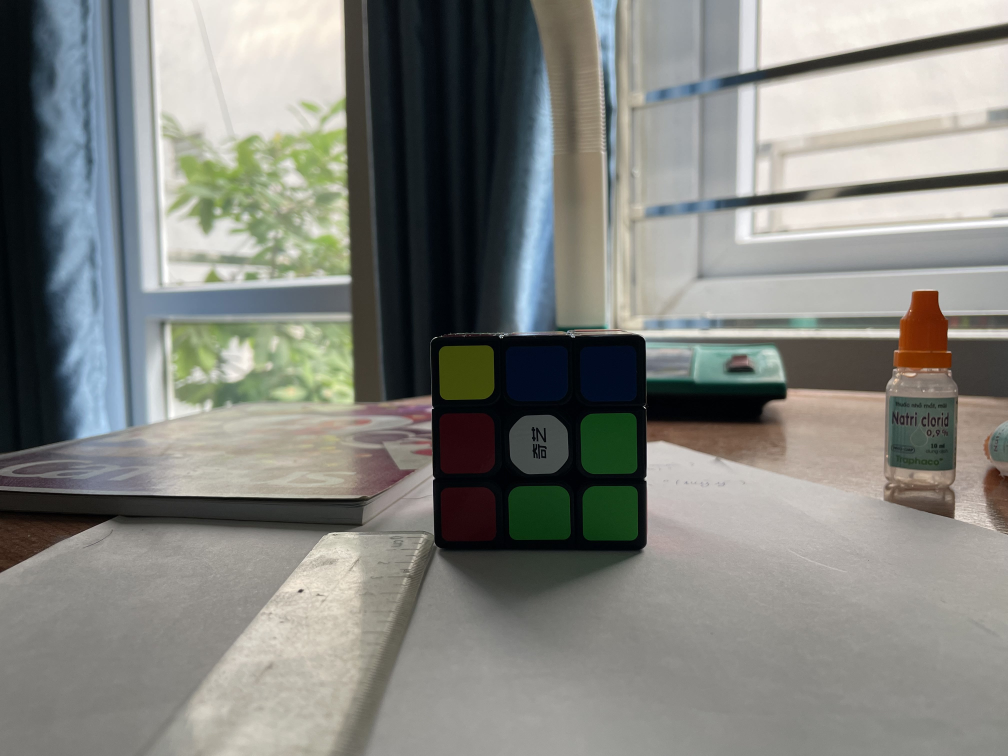
#> input picture images/worst_rubik.jpeg, 4032 x 3024 px (shown at 1/4 size)
$ python test_img.py   (older library calls are emulated)
#> lines starting #> are read from the running program, lines starting #| are printed output that depends on the picture; after the words box and inside, x2 and y2 are one past the last pixel; in counts of white or black regions, pixels touching at a corner belong together
#> further down, img is the input picture: shape (3024, 4032, 3); mean B, G, R 127.1, 132, 130.7
### test_detect_cube.py
import cv2
import sys
import time
import math
import numpy as np
import random as rng
from scipy import stats


#make frame easier to detect cube
def captureFrame(frame):
    # preprocessing frame
    gray = cv2.cvtColor(frame,cv2.COLOR_BGR2GRAY)
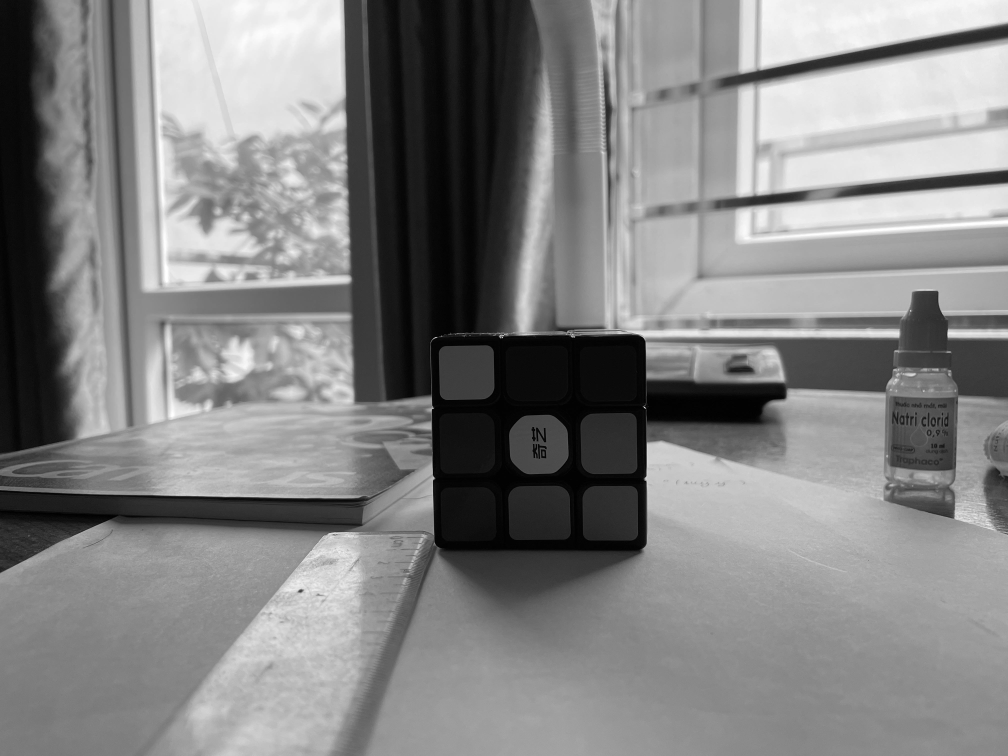
#> gray: shape (3024, 4032) (shown at 1/4 size); min 0, max 255, mean 131.1
    blur = cv2.bilateralFilter(gray, 5, 75, 75)
    canny = cv2.Canny(blur, 20, 40, 3)
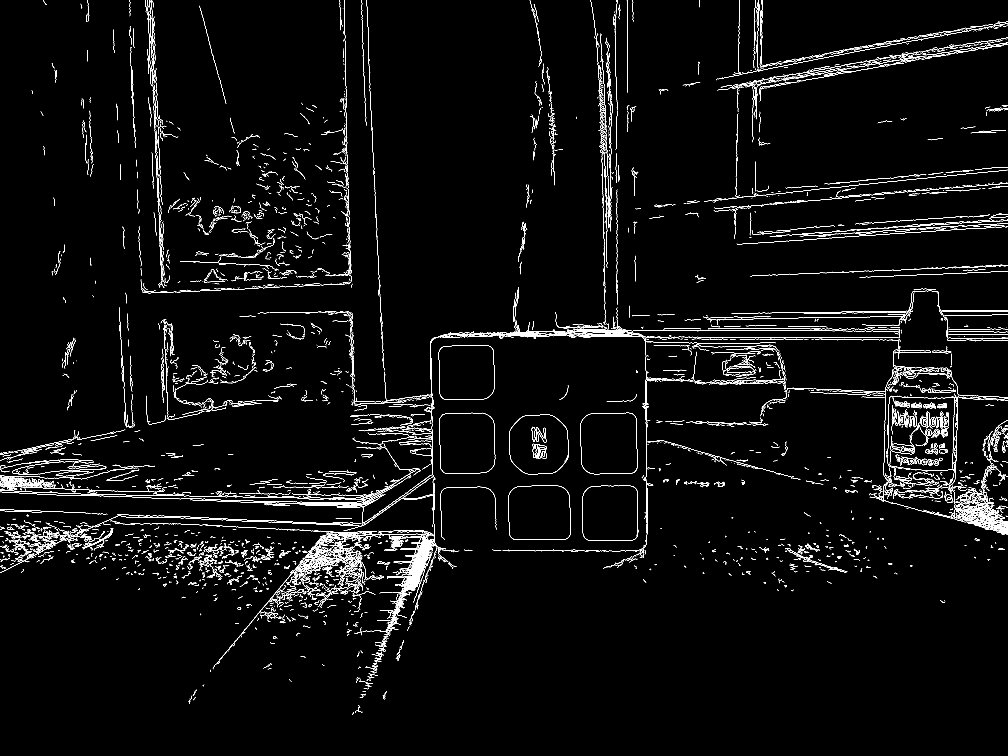
#> canny: shape (3024, 4032) (shown at 1/4 size); 1.7% white in thin lines or dots
    dilate = cv2.dilate(canny, (7,7), iterations = 6)
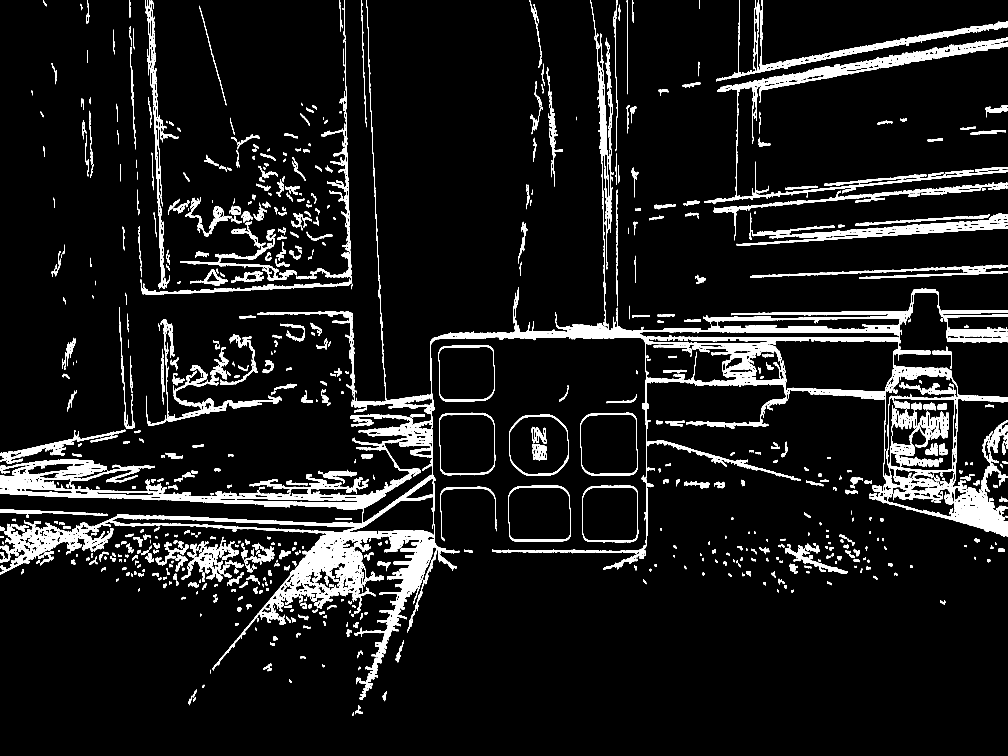
#> dilate: shape (3024, 4032) (shown at 1/4 size); 7.8% white; 1358 white regions (95 under 20 px)
    BlobContours = []
    #cv2.imwrite()
    findBlob(dilate, BlobContours)
    if (len(BlobContours) != 0):
        BlobContours = sorted(BlobContours, key = lambda cnt: cv2.boundingRect(cnt)[0] * 100
                          + cv2.boundingRect(cnt)[1] * 500)
    drawRectangleforBlob(frame, BlobContours)
    getColorforBlob(frame, BlobContours)

# find 9 blobs of a face of a cube in an order
def findBlob(dilate, BlobContours):
    # cv2.RETR_TREE: contour with this [Next, Previous, First_Child, Parent]
    # cv2.CHAIN_APPROX_SIMPLE: find 4 points of the bounding box of contour, instead of 1000 points
    try:
         _, contours, hierarchy = cv2.findContours(dilate,cv2.RETR_TREE,cv2.CHAIN_APPROX_SIMPLE)
#> contours = 4134 contours, 2249 with area under 20; largest, box (x1, y1, x2, y2) and area: (0, 1705, 1837, 2730) 259968, (1752, 1171, 4032, 2146) 209676, (2321, 1651, 2550, 1903) 54056, (2033, 1942, 2283, 2166) 52804, (1757, 1651, 1981, 1902) 52461
    except:
         contours, hierarchy = cv2.findContours(dilate,cv2.RETR_TREE,cv2.CHAIN_APPROX_SIMPLE)
    for i in range(len(contours)):
        area = cv2.contourArea(contours[i])
        perimeter = cv2.arcLength(contours[i], True)
        if (math.pow(perimeter, 2) != 0):
            #check if a contour is a small square
            squareness = 4 * math.pi * area / math.pow(perimeter, 2)
            if (squareness >= 0.5 and squareness <= 1 and area >= 900):
            # if (cv2.norm((perimeter / 4) * (perimeter / 4) - area <= 100) and area >= 800):
                # avoid colision
                if (hierarchy[0, i, 3] != -1 and hierarchy[0, i, 2] == -1):
                    BlobContours.append(contours[i])
#> this loop made 4134 passes
#> (area, perimeter, squareness) on passes 1, 2, 3, 4, 7, 8, 9, 10, 11, 12, 13, 17: (46.5, 39.56, 0.373), (263, 146.1, 0.155), (53.5, 43.21, 0.36), (137, 95.11, 0.19), (224.5, 111.4, 0.228), (151, 130.8, 0.111), (67.5, 37.9, 0.591), (114, 81.11, 0.218), (39.5, 31.9, 0.488), (50.5, 34.38, 0.537), (768.5, 352.1, 0.0779), (24, 30.49, 0.325)
#> after the loop, BlobContours = 5 contours; box (x1, y1, x2, y2) and area: (2321, 1657, 2550, 1897) 51246, (2033, 1948, 2283, 2160) 49743, (1757, 1657, 1981, 1896) 49652, (2330, 1949, 2553, 2163) 45506, (1755, 1387, 1978, 1600) 44703

# [5 lines left out: function checkAndSortBlob, not called in this run]

def drawRectangleforBlob(frame, BlobContours):
    for i, Blobcnt in enumerate(BlobContours):
        epsilon = cv2.arcLength(Blobcnt, True) * 0.05
        approx = cv2.approxPolyDP(Blobcnt, epsilon, True)
        x, y, w, h = cv2.boundingRect(approx)
        # index_str = str(i)
        # Draw a rectangle around the contour
        BlobFrame = cv2.rectangle(frame, (x, y), (x + w, y + h), (255, 255, 255), 3)
        index_str = str(i)
        cv2.putText(BlobFrame, index_str, (x,y), cv2.FONT_HERSHEY_SIMPLEX, 1.0, (255, 0, 0))

def getColorforBlob(frame, BlobContours):
    BGRColorArray = []
    test = ""
    for i, Blobcnt in enumerate(BlobContours):
        epsilon = cv2.arcLength(Blobcnt, True) * 0.05
        approx = cv2.approxPolyDP(Blobcnt, epsilon, True)
        x, y, w, h = cv2.boundingRect(approx)
        # index_str = str(i)
        # Draw a rectangle around the contour
        start_x = (int) (x + w / 3)
        end_x = (int) (x + 2 * w / 3)
        start_y = (int) (y + h / 3)
        end_y = (int) (y + 2 * h / 3)


        '''
        # height FIRST, THEN WIDTH: Nho dung co sua
        roi = frame[start_y:end_y, start_x:end_x]
        color = cv2.mean(roi)
        b, g, r = color[0], color[1], color[2]
        BGRColorArray.append([b,g,r])

        '''

        roi = frame[start_y:end_y, start_x:end_x]
        roi_lab = cv2.cvtColor(roi, cv2.COLOR_BGR2LAB)

        color = cv2.mean(roi_lab)
        L, a, b = color[0], color[1], color[2]
        L = L * 100 / 255
        a = a - 128
        b = b - 128
        BGRColorArray.append([L, a, b])


        if (i == 4 and len(BlobContours) == 9):
            print(f"x:{x}, y:{y}, w:{w}, h:{h}")
#> this loop made 5 passes
#> (epsilon, approx, x, y, w, h, start_x, end_x) on passes 1 to 5: (40.53, [[1961, 1392], [1968, 1574], [1772, 1594], [1760, 1403]], 1760, 1392, 209, 203, 1829, 1899), (43.72, [[1958, 1670], [1968, 1872], [1772, 1887], [1764, 1671]], 1764, 1670, 205, 218, 1832, 1900), (43.5, [[2531, 1662], [2542, 1883], [2344, 1883], [2334, 1679]], 2334, 1662, 209, 222, 2403, 2473), (42.86, [[2268, 1970], [2269, 2153], [2042, 2146], [2054, 1960]], 2042, 1960, 228, 194, 2118, 2194), (44.97, [[2345, 1965], [2536, 1954], [2545, 2150], [2343, 2155]], 2343, 1954, 203, 202, 2410, 2478)
#> pass 1, in getColorforBlob, `roi = frame[start_y:end_y, start_x:end_x]`:
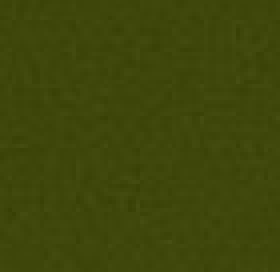
#> roi: shape (68, 70, 3) (shown 4 times larger); mean B, G, R 10.8, 70.8, 62.8
#> pass 2, in getColorforBlob, `roi = frame[start_y:end_y, start_x:end_x]`:
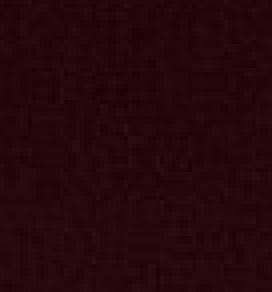
#> roi: shape (73, 68, 3) (shown 4 times larger); mean B, G, R 11.7, 6.7, 37.7
#> after the loop:
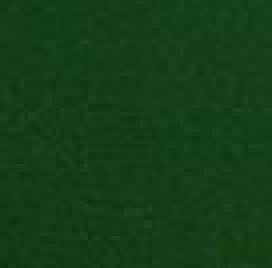
#> roi: shape (67, 68, 3) (shown 4 times larger); mean B, G, R 23.4, 62.4, 19.7
#> after the loop: roi_lab: shape (67, 68, 3); mean of channels 0, 1, 2 57.7, 103.6, 147.3
#> after the loop, BGRColorArray = [[28.2, -12, 32.12], [5.19, 15.08, 3.24], [23.38, -25.65, 20.14], [18.96, -22.78, 17.39], [22.61, -24.36, 19.35]]

    if (len(BGRColorArray) == 9):
        # print(BGRColorArray)
        print(BGRColorArray[0])
        #MakeSideCube(BGRColorArray)

# [26 lines left out: function MakeSideCube, not called in this run]

def color_check_range(color, color_range):
    return all(color_range[0] <= color <= color_range[1])

### test_img.py
import cv2
import matplotlib.pyplot as plt
import numpy as np
from random import *
from test_detect_cube import *

# Load ảnh
img = cv2.imread('images/worst_rubik.jpeg')
# plt.rcParams['figure.figsize'] = [10, 8]
# copy = img.copy()

# #canny để tìm cạnh:
# gray = cv2.cvtColor(img, cv2.COLOR_BGR2GRAY)

# # Apply Gaussian blur to reduce noise
# blurred = cv2.GaussianBlur(gray, (5, 5), 0)
# edges = cv2.Canny(blurred, 100, 150)
# # Apply adaptive thresholding
# adaptive_thresh = cv2.adaptiveThreshold(
#     blurred, 255, cv2.ADAPTIVE_THRESH_MEAN_C, cv2.THRESH_BINARY, 11, 2
# )

# # Perform morphological closing
# kernel = np.ones((5, 5), np.uint8)

# # open xong close
# opened = cv2.morphologyEx(adaptive_thresh, cv2.MORPH_CLOSE, kernel)

# # Perform morphological opening
# closed = cv2.morphologyEx(opened, cv2.MORPH_OPEN, kernel)

# # #close xong open
# # closed = cv2.morphologyEx(adaptive_thresh, cv2.MORPH_CLOSE, kernel)

# # # Perform morphological opening
# # opened = cv2.morphologyEx(closed, cv2.MORPH_OPEN, kernel)


# # Display the results
# cv2.imshow('Original Image', img)
# cv2.imshow('Edges', adaptive_thresh)  # Display the edges explicitly
# cv2.imshow('Closed', closed)
# cv2.imshow('Opened', opened)
# cv2.imshow("Kenny edge", edges)
# cv2.waitKey(0)
# cv2.destroyAllWindows()
captureFrame(img)
cv2.imshow("test img", img)
cv2.waitKey(0)
cv2.destroyAllWindows()
